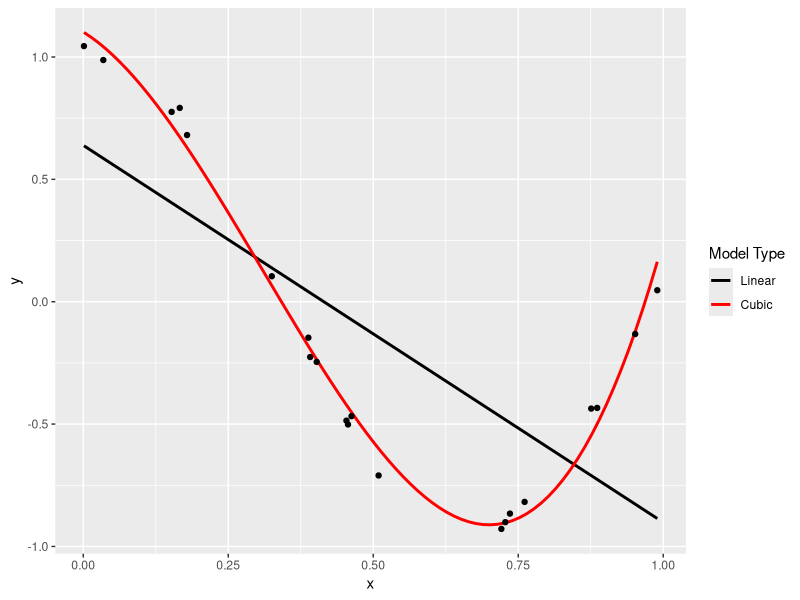
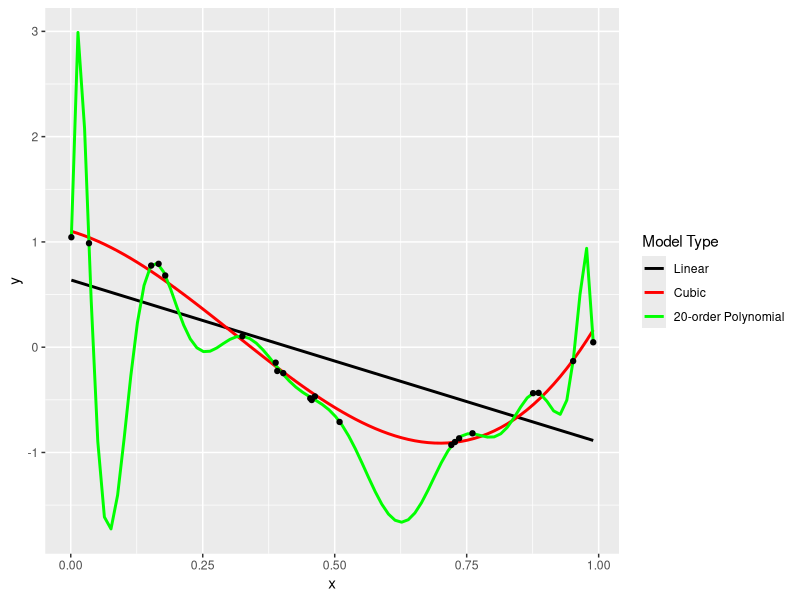
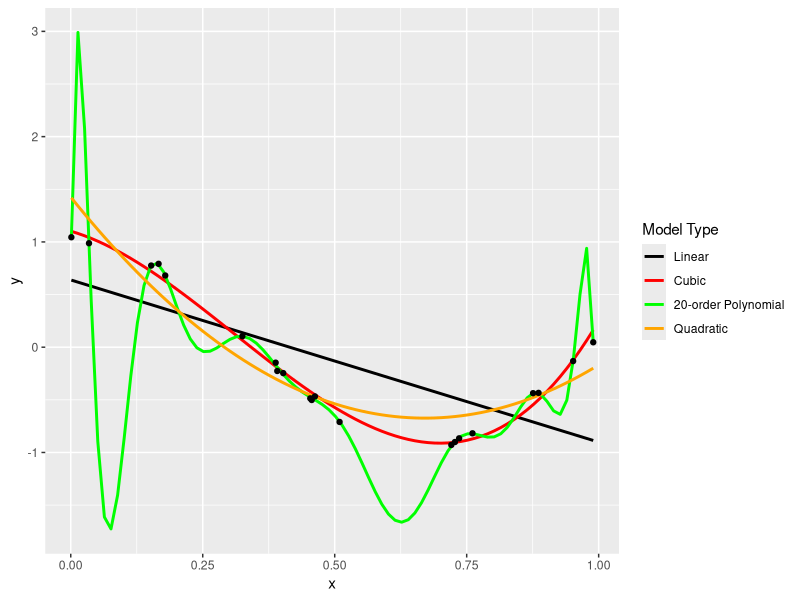

Generate these figures, in order, with R:
## ---- chunk 1
knitr::opts_chunk$set(echo = TRUE)
library(tidyverse)
## ---- chunk 2
# data setting taken from: https://scikit-learn.org/stable/auto_examples/model_selection/plot_underfitting_overfitting.html
true_fun <- function(x){
    cos(1.5 * pi * x)
}
set.seed(12345)

n_samples <- 21


x <- runif(n_samples)
y <- true_fun(x) + runif(n_samples) * 0.12
dat <- tibble(x = x, y = y)
## ---- chunk 3
dat %>% ggplot(aes(x = x, y = y))  + 
    geom_smooth(method = "lm", se = F, aes(color = "black"))+
    geom_smooth(method = "lm",formula = y ~ poly(x,3), se = F, aes(color = "red")) +
    geom_point()+
    scale_color_identity(guide = "legend",
                         name = "Model Type",
                         breaks = c("black", "red"),
                         labels = c("Linear", "Cubic"))

## ---- chunk 4
dat %>% ggplot(aes(x = x, y = y))  + 
    geom_smooth(method = "lm", se = F, aes(color = "black"))+
    geom_smooth(method = "lm",formula = y ~ poly(x,3), se = F, aes(color = "red"))+
    geom_smooth(method = "lm",formula = y ~ poly(x,20, raw = T), se = F, aes(color = "green"))+
    geom_point() +
    scale_color_identity(guide = "legend",
                         name = "Model Type",
                         breaks = c("black", "red", "green"),
                         labels = c("Linear", "Cubic", "20-order Polynomial"))

## ---- chunk 5
dat %>% ggplot(aes(x = x, y = y))  + 
    geom_smooth(method = "lm", se = F, aes(color = "black"))+
    geom_smooth(method = "lm",formula = y ~ poly(x,3), se = F, aes(color = "red"))+
    geom_smooth(method = "lm",formula = y ~ poly(x,20, raw = T), se = F, aes(color = "green"))+
    geom_smooth(method = "lm",formula = y ~ poly(x,2), se = F, aes(color = "orange"))+
    geom_point() +
    scale_color_identity(guide = "legend",
                         name = "Model Type",
                         breaks = c("black", "red", "green", "orange"),
                         labels = c("Linear", "Cubic", "20-order Polynomial", "Quadratic"))
## ---- chunk 6
knitr::include_app("https://pvossler.shinyapps.io/polynomials_plot/", height = "600px")
